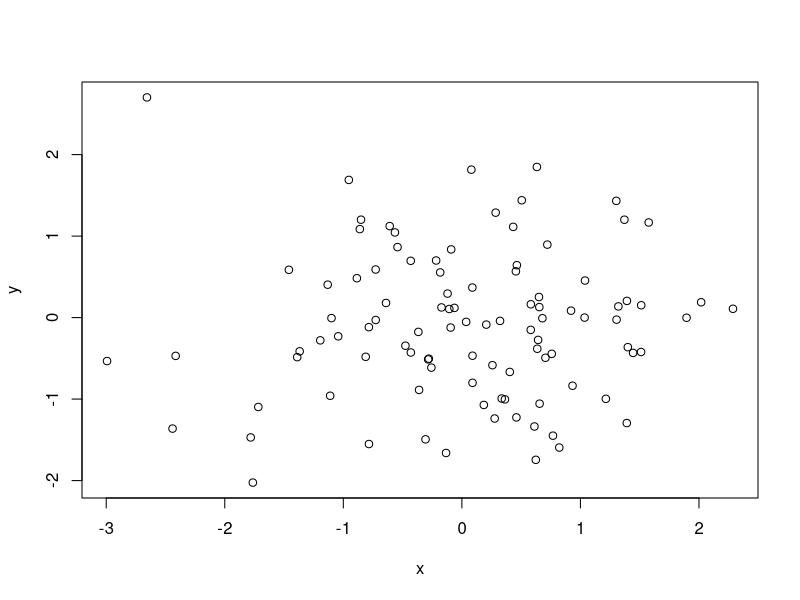
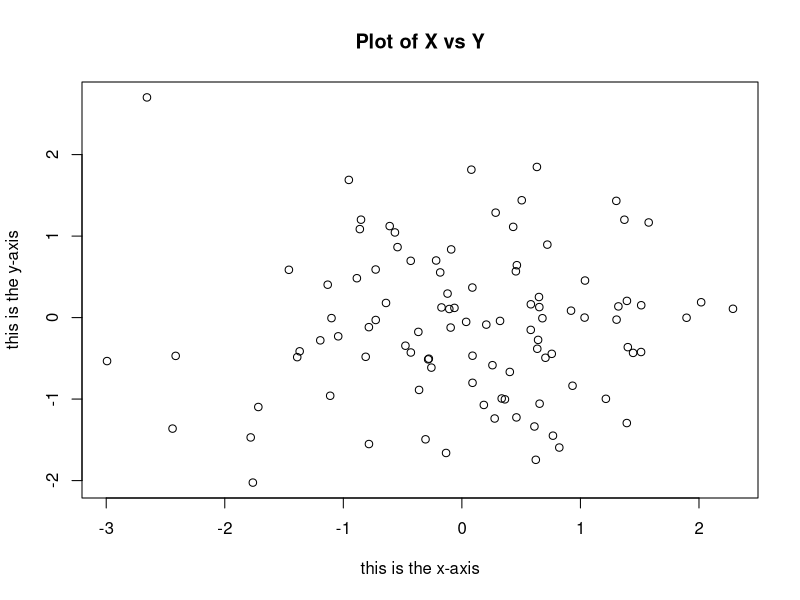
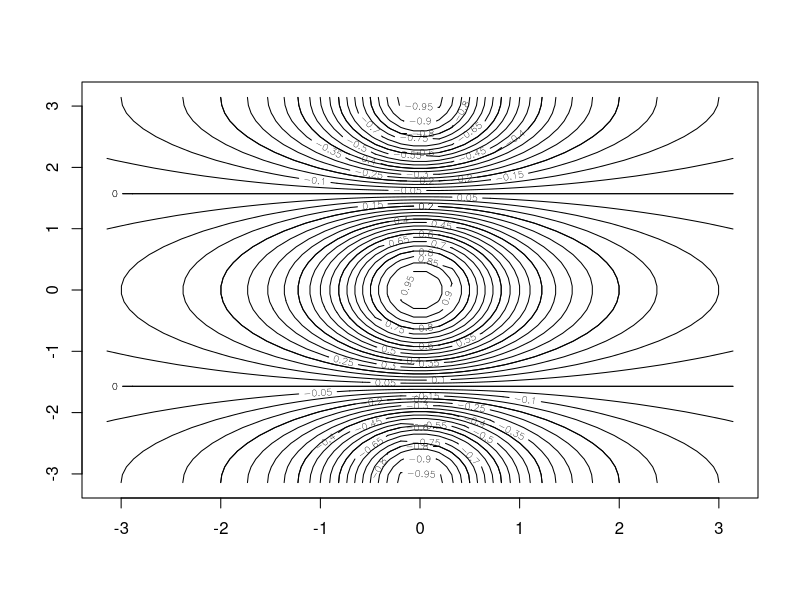
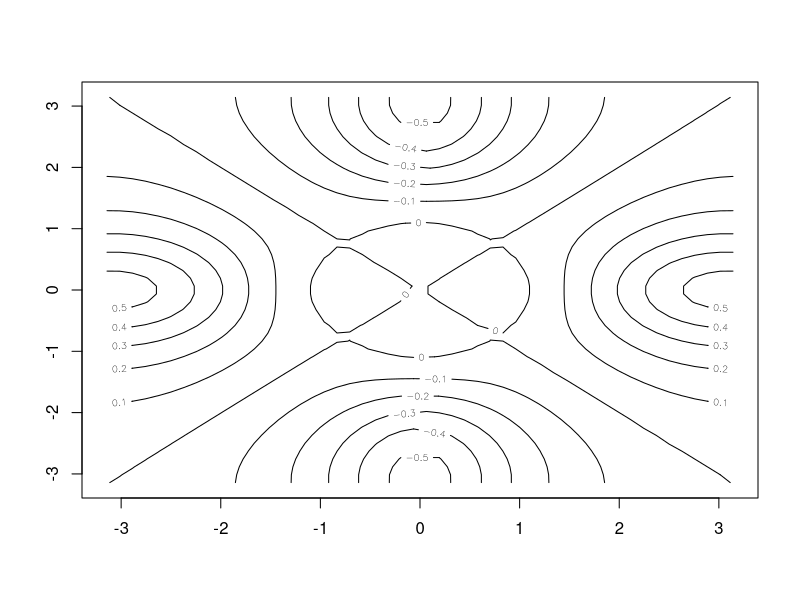
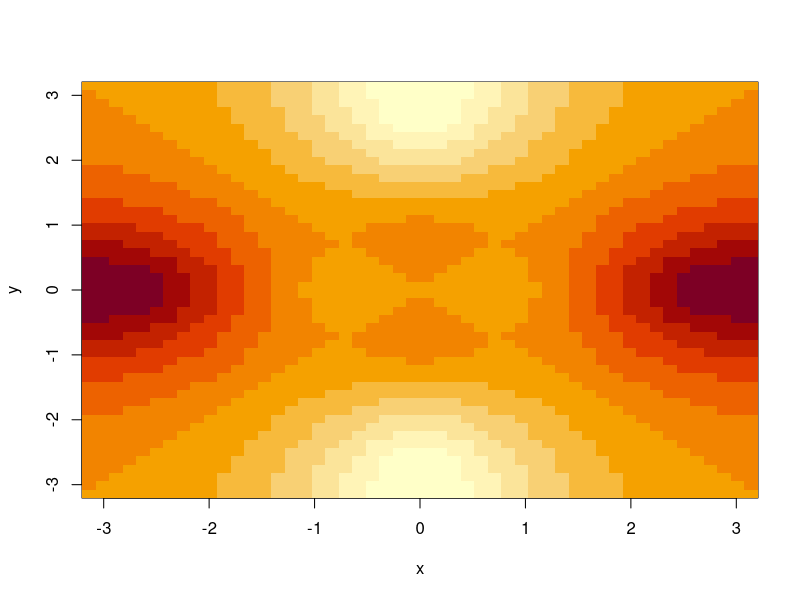
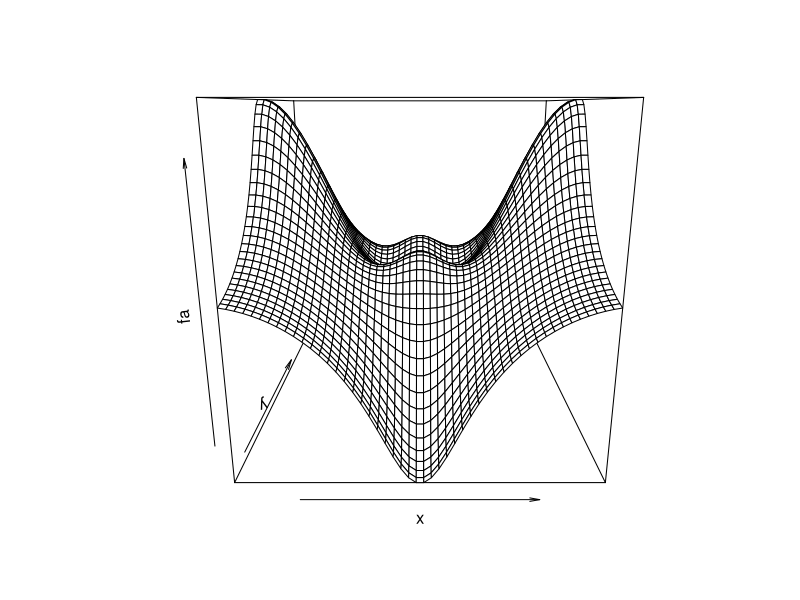
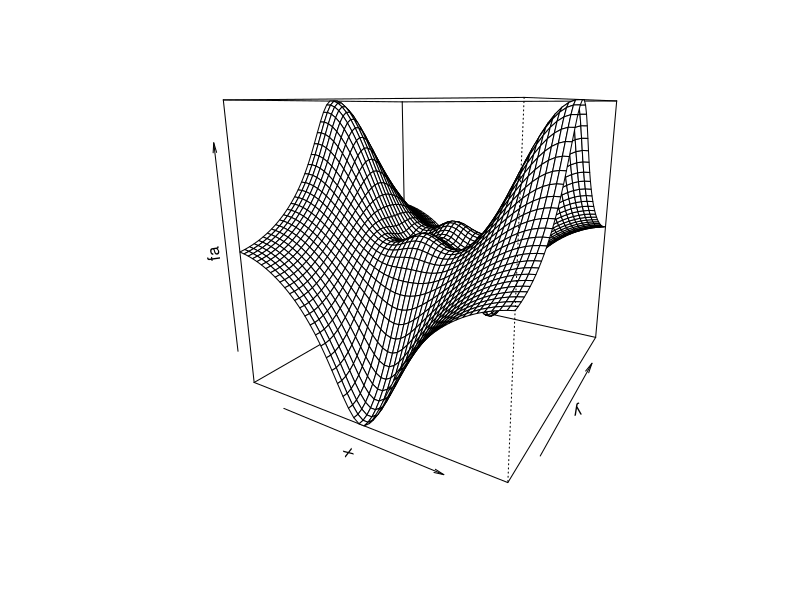
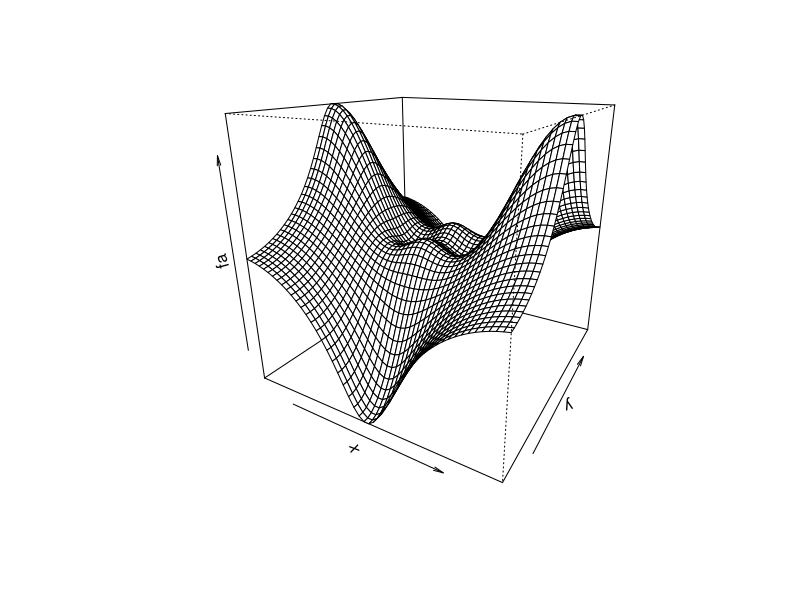

These figures' R source, in order:
## ---- chunk 1
c(1, 3, 2, 5)
x <- c(1, 3, 2, 5) # use <- for assignment, leave = for parameter values
x

x = c(1,6,2)
y = c(1,4,3)
## ---- chunk 2
length(x)
length(y)
## ---- chunk 3
1 + 4
x + y # if same length
x + 1
x + c(1,2)
## ---- chunk 4
ls()
rm(x, y)
ls()
## ---- chunk 5
?matrix
x <- matrix(data=c(1,2,3,4), nrow=2, ncol=2)
x
x <- matrix(data=c(1,2,3,4), 2, 2)
x
# Recommended: specify arguments!
matrix(c(1,2,3,4),2,2,byrow=TRUE)
## ---- chunk 6
x
sqrt(x)
sqrt(x)[,1]
x^2
## ---- chunk 7
# bonus - when dealing with random quantities!
set.seed(42)

x <- rnorm(50)
# default: mean of 0 and standard deviation of 1
y <- x + rnorm(50,mean=50,sd=.1) 
## ---- chunk 8
cor(x,y)
## ---- chunk 9
mean(x)
sd(x)
mean(y)
sd(y)
var(x)
var(y)

set.seed(3)
y <- rnorm(100)
mean(y)
var(y)
sqrt(var(y))
sd(y)
## ---- chunk 10
?plot
## ---- chunk 11
set.seed(42)
x <- rnorm(100)
y <- rnorm(100)
plot(x,y)
plot(x,y,
     xlab="this is the x-axis",
     ylab="this is the y-axis",
     main="Plot of X vs Y")
# plot()
## ---- chunk 12
pdf("Figure.pdf")
plot(x,y,col="green")
dev.off()
## ---- chunk 13
?seq
seq(0,1)
seq(0,1,length=10)
pi
seq(-pi,pi,length=50)
## ---- chunk 14
?contour
?outer

# assignment and printing trick ;)
(x <- seq(-pi,pi,length=50))
y <- x
f <- outer(x,y,function (x,y)cos(y)/(1+x^2))
f
contour(x, y, f)
contour(x,y,f,nlevels=45,add=T)
fa <- (f-t(f))/2
contour(x,y,fa,nlevels=15)
## ---- chunk 15
image(x,y,fa)
## ---- chunk 16
persp(x,y,fa)
persp(x,y,fa,theta=30)
persp(x,y,fa,theta=30,phi=20)
persp(x,y,fa,theta=30,phi=70)
persp(x,y,fa,theta=30,phi=40)
## ---- chunk 17
A <- matrix(1:16,4,4)
A
A[2,3]
A[c(1,3),c(2,4)]
A[1:3,2:4]
A[1,]
A[1:2,]
A[,1:2]
A[-c(1,3),]
## ---- chunk 18
dim(A)
